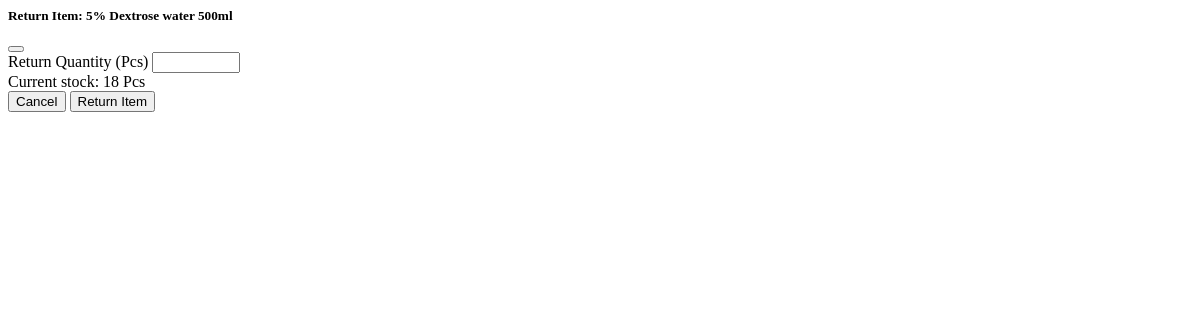
Before: /return/oncology/1/ (signed in) with the older database file.
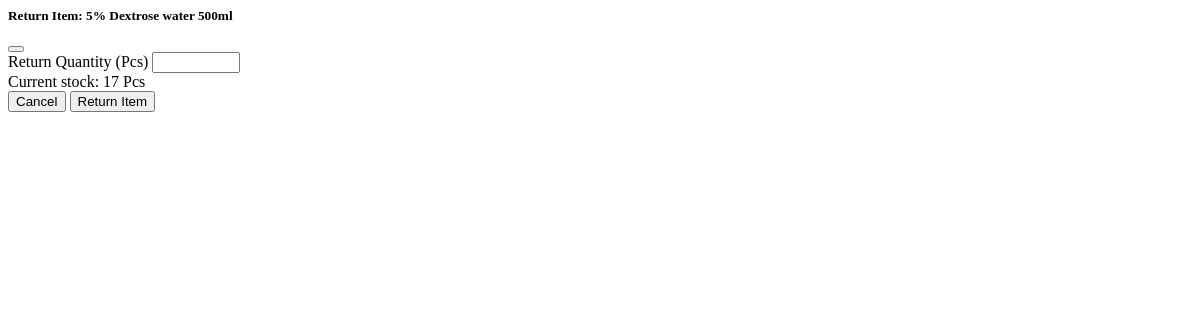
After: the same page with the newer database file.
### pharmacy/models.py (models this page shows, shortened)
class OncologyPharmacy(models.Model):
    name = models.CharField(max_length=200)
    dosage_form = models.CharField(max_length=200, choices=DOSAGE_FORM, blank=True, null=True)
    brand = models.CharField(max_length=200, blank=True, null=True)
    unit = models.CharField(max_length=200, choices=UNIT, blank=True, null=True)
    price = models.DecimalField(max_digits=12, decimal_places=2, default=0)
    stock = models.PositiveIntegerField(default=0, null=True, blank=True)
    exp_date = models.DateField(null=True, blank=True)
    class Meta:
        ordering = ('name',)

### pharmacy/views.py (the view, shortened to what this page needs)
# urls.py: path('return/oncology/<int:pk>/', views.return_oncology_item, name='return_oncology_item'),
@login_required
@user_passes_test(is_admin)
def return_oncology_item(request, pk):
    try:
        drug = get_object_or_404(OncologyPharmacy, pk=pk)
        return render(request, 'store/return_item_modal.html', {
            'drug': drug,
            'drug_type': 'oncology'
        })
    except Exception as e:
        messages.error(request, f'Error processing return: {str(e)}')
        return HttpResponse(str(e), status=400)

### pharmacy/views.py (called while the page is built)
def is_admin(user):
    return user.is_authenticated and user.is_superuser or user.is_staff

### pharmacy/templates/store/return_item_modal.html (shortened to what this page needs)
<div class="modal-header">
    <h5 class="modal-title" id="returnItemModalLabel">Return Item: {{ drug.name }}</h5>
    <button type="button" class="btn-close" data-bs-dismiss="modal" aria-label="Close"></button>
</div>
<div class="modal-body">
    <form hx-post="{% url 'store:return_'|add:drug_type|add:'_item' pk=drug.id %}"
          hx-target="#returnItemModal .modal-content">
        <div class="mb-3">
            <label for="return_quantity" class="form-label">Return Quantity ({{ drug.unit }})</label>
            <input type="number"
                   class="form-control"
                   id="return_quantity"
                   name="return_quantity"
                   min="1"
                   max="999999"
                   required>
            <div class="form-text">Current stock: {{ drug.stock }} {{ drug.unit }}</div>
        </div>
        <div class="modal-footer">
            <button type="button" class="btn btn-secondary" data-bs-dismiss="modal">Cancel</button>
            <button type="submit" class="btn btn-primary">Return Item</button>
        </div>
    </form>
</div>

Changed rows visible on the page:
changed OncologyPharmacy "Pcs": stock "18" → "17"
